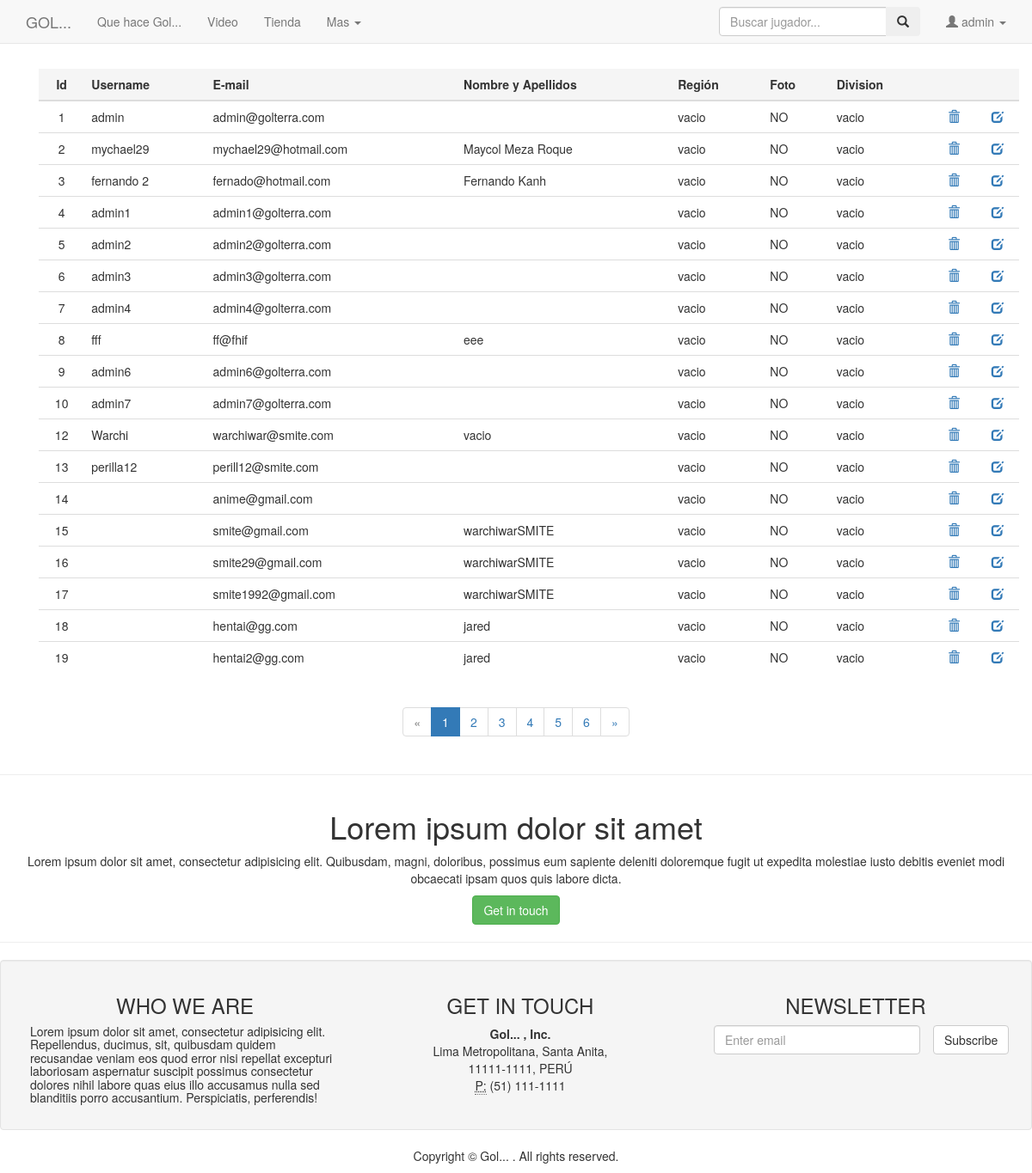
Before: /golterra_v1/index_users.php (signed in) with the older database file.
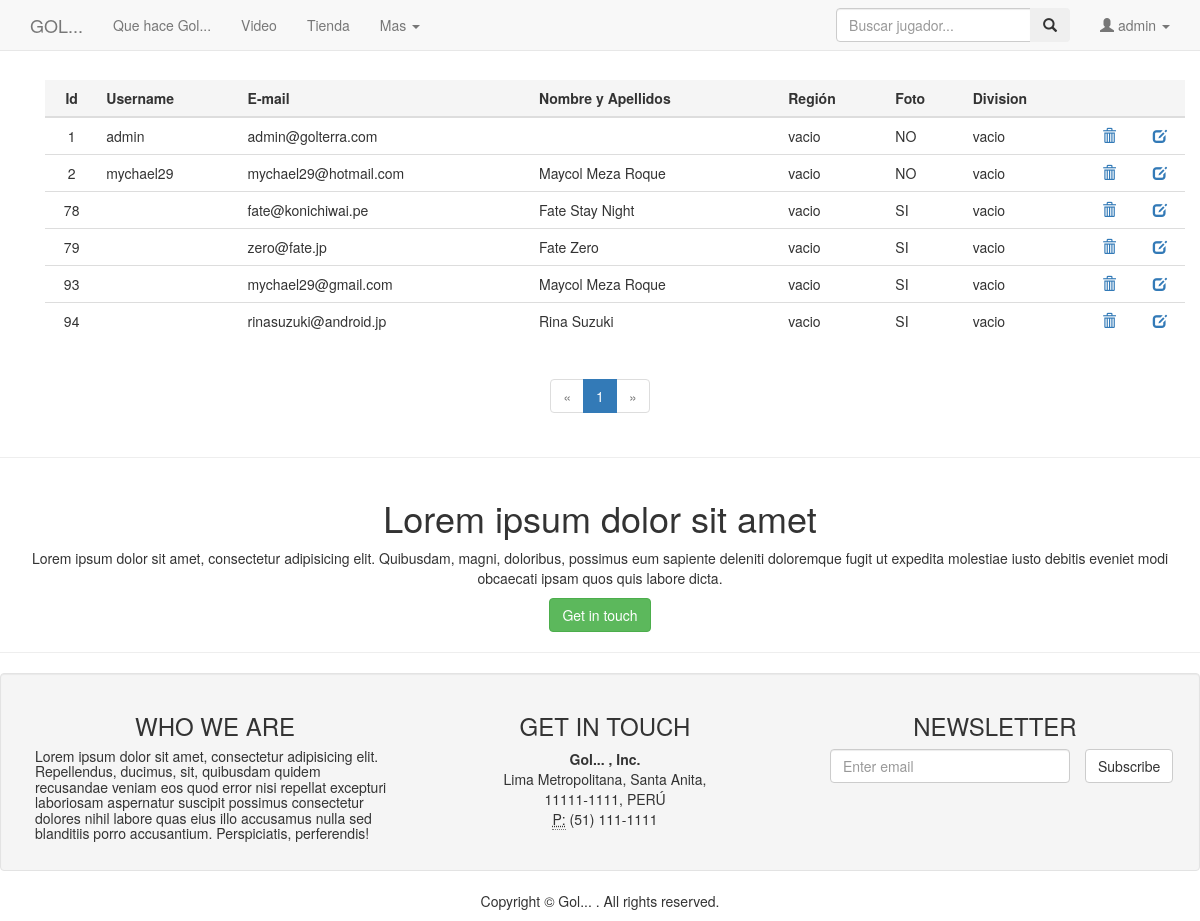
After: the same page with the newer database file.
### tables this page shows
CREATE TABLE `usuarios` (
  `iduser_` int(9) NOT NULL,
  `username` varchar(45) DEFAULT NULL,
  `email` varchar(100) NOT NULL,
  `password` varchar(45) NOT NULL,
  `photo` varchar(150) DEFAULT NULL,
  `nombres` varchar(100) DEFAULT NULL,
  `region` varchar(45) DEFAULT NULL
);

### golterra_v1/modelo/paginacion.php (called while the page is built)
<?php
include('../config.php') ;
try{
	$conexion = new PDO($host,$usernameserver,$passwordserver);
	$conexion -> setAttribute(PDO::ATTR_ERRMODE, PDO::ERRMODE_EXCEPTION);
	$conexion -> exec("SET CHARACTER SET UTF8");
}catch(Exception $e){
	die("Error " . $e->getMessage());
	echo "Linea del error " . $e->getLine();
}
	$tamagno_paginas=18;
    if(isset($_GET["pagina"])){
		if ($_GET["pagina"]==1){
			header("Location:index_users.php");
		}else{
			$pagina=$_GET["pagina"];
		}
	}else{
		$pagina=1;
	}
	$empezar_desde=($pagina-1)*$tamagno_paginas;
	$sql_total="SELECT username, email, nombres FROM usuarios";
	$resultado=$conexion->prepare($sql_total);
	$resultado->execute(array());
	$num_filas=$resultado->rowCount();
	$total_paginas=ceil($num_filas/$tamagno_paginas);
?>

### golterra_v1/index_users.php (the view, shortened to what this page needs)
<!DOCTYPE html>
<html lang="en">
<head>
<link rel="stylesheet" href="css/bootstrap.css">
<link rel="stylesheet" href="../css/cssinfoprofile.css">
</head>
<body>
<nav class="navbar navbar-default navbar-fixed-top">
<div class="container">
  <div class="navbar-header">
    <a class="navbar-brand" href="index.php">GOL...</a> </div>
  <div class="collapse navbar-collapse" id="myDefaultNavbar1">
    <ul class="nav navbar-nav">
    <li class=""><a href="#">Que hace Gol...<span class="sr-only">(current)</span></a></li>
    <li><a href="#">Video</a></li>
    <li><a href="vista/store_index.php">Tienda</a></li>
    <li class="dropdown"> <a href="#" class="dropdown-toggle" data-toggle="dropdown" role="button" aria-expanded="false" aria-haspopup="true">Mas <span class="caret"></span></a>
    </li>
    </ul>
    <ul class="nav navbar-nav navbar-right" >
      <li class="dropdown"><a href="#" class="dropdown-toggle" data-toggle="dropdown" role="button" aria-expanded="false" aria-haspopup="true"><span class="glyphicon glyphicon-user"></span> <?php
      if(!isset($_SESSION['username'])){
        echo "Jugador";
      }else{
        if(empty($_SESSION['username']['username'])){
          echo "sin username";
        }else{
          echo $_SESSION['username']['username'];
        }
      }?> <span class="caret"></span></a>
      </li>
      </ul>
      <form class="navbar-form navbar-right" role="search">
      <form method="post" class="nav-search">
        <div class="input-group">
           <input id="nav-search-box" type="text" class="form-control" placeholder="Buscar jugador...">
             <span class="input-group-btn">
               <button class="btn search-btn" type="submit"> <i class="glyphicon glyphicon-search"></i> </button>
             </span>
        </div>
      </form>
</form>
</div>
</div>
</nav>
<br>
<br>
<br>
<br>
<section>
  <div class="container">
    <div class="row">
      <div class="col-xs-12 text-center">
      <?php
      require_once("config.php");
      $usuarios=array();
      require("modelo/paginacion.php");
      $consulta=$conexion->query("SELECT * FROM usuarios LIMIT $empezar_desde, $tamagno_paginas");
      while($filas=$consulta->fetch(PDO::FETCH_ASSOC)){
        $usuarios[]=$filas;
      }
      $matrizUsuario = $usuarios;
      ?>
<form action="<?php echo $_SERVER['PHP_SELF'];?>" method="post">
 <div class="container">
  <table class="table table-hover" >
    <thead>
    <tr class="active">
      <th class="text-center">Id</th>
      <th>Username</th>
      <th>E-mail</th>
      <th>Nombre y Apellidos</th>
      <th>Región</th>
      <th>Foto</th>
      <th>Division</th>
      <th class=""></th>
      <th class=""></th>
    </tr>
    </thead>
   <?php
		foreach($matrizUsuario as $persona):?>
   	<tr>
      <td><?php echo $persona["iduser_"]?></td>
      <td class="text-left"><?php echo $persona["username"]?></td>
      <td class="text-left"><?php echo $persona["email"]?></td>
      <td class="text-left"><?php echo $persona["nombres"]?></td>
      <td class="text-left">vacio</td>
      <td class="text-left"><?php
      if(empty($persona["photo"])){
        echo "NO";
      }else{
        if($persona["photo"]=="no imagen"){
          echo "NO";
        }else{
          echo "SI";
        }
      }?></td>
      <td class="text-left">vacio</td>
      <td class=""><a name='del' id='del' value='Borrar' href="modelo/borrar.php?Id=<?php echo $persona["iduser_"]?>"><span class="glyphicon glyphicon-trash"></span></a></td>
      <td class=""><a name='up' id='up' value='Actualizar' href="vista/editar.php?Id=<?php echo $persona["iduser_"]?> & username=<?php echo $persona["username"]?> & email=<?php echo $persona["email"]?> & nombres=<?php echo $persona["nombres"]?>"><span class="glyphicon glyphicon-edit"></span></a></td>
    </tr>
    <?php
	endforeach;
  ?>
  </table>
  </div>
</form>
<nav>
<ul class="pagination">
<?php
  if(($pagina - 1) == 0){
    echo "<li class='disabled'><a href='#'>&laquo;</a></li>";
  }else{
    echo "<li class=''><a href='?pagina=" . ($pagina-1) . "'>&laquo;</a></li>";
  }
  for($i=1; $i<=$total_paginas; $i++){
    if($pagina == $i){
      echo "<li class='active' method='get'><a name='num_paginacion' id='num_paginacion' href=''>" . $i . "</a></li>  ";
    }else{
      echo "<li class='' method='POST'><a name='num_paginacion' id='num_paginacion' href='?pagina=" . $i . "'>" . $i . "</a></li>  ";
    }
  }
  if($pagina == $total_paginas){
    echo "<li class='disabled'><a href='#'>&raquo;</a></li>";
  }else{
    echo "<li class=''><a href='?pagina=" . ($pagina+1) . "'>&raquo;</a></li>";
  }
?>
</ul>
</nav>
      </div>
    </div>
  </div>
</section>
<hr>
<section>
  <div class="container">
    <div class="row">
      <div class="col-lg-12 text-center">
        <h1>Lorem ipsum dolor sit amet</h1>
        <p>Lorem ipsum dolor sit amet, consectetur adipisicing elit. Quibusdam, magni, doloribus, possimus eum sapiente deleniti doloremque fugit ut expedita molestiae iusto debitis eveniet modi obcaecati ipsam quos quis labore dicta.</p>
		<button type="button" class="btn btn-success">Get in touch</button>
      </div>
    </div>
  </div>
</section>
<hr>
<div class="section well">
<div class="container">
   <div class="row">
<div class="col-lg-4 col-md-4">
        <h3 class="text-center">WHO WE ARE</h3>
        <h5>Lorem ipsum dolor sit amet, consectetur adipisicing elit. Repellendus, ducimus, sit, quibusdam quidem recusandae veniam eos quod error nisi repellat excepturi laboriosam aspernatur suscipit possimus consectetur dolores nihil labore quas eius illo accusamus nulla sed blanditiis porro accusantium. Perspiciatis, perferendis!</h5>
    </div>
<div class="col-lg-4 col-md-4">
  <h3 class="text-center">GET IN TOUCH</h3>
      <address class="text-center">
<strong>Gol... , Inc.</strong><br>
Lima Metropolitana, Santa Anita,<br>
11111-1111, PERÚ<br>
<abbr title="Phone">P:</abbr> (51) 111-1111
</address>
</div>
<div class="col-lg-4 col-md-4">
  <h3 class="text-center">NEWSLETTER</h3>
      <form>
<div class="form-group col-lg-9 col-md-8 col-sm-10 col-xs-10">
<input type="email" class="form-control" id="exampleInputEmail1" placeholder="Enter email">
</div>
<button type="submit" class="btn btn-default">Subscribe<br>
</button>
</form>
</div>
</div>
</div>
</div>
<footer class="text-center">
<div class="container">
<div class="row">
  <div class="col-xs-12">
    <p>Copyright © Gol... . All rights reserved.</p>
  </div>
</div>
</div>
</footer>
</body>
</html>

Changed rows visible on the page:
removed usuarios: iduser_ "3", username "fernando 2", email "fernado@hotmail.com", nombres "Fernando Kanh", shows "NO"
removed usuarios: iduser_ "4", username "admin1", email "admin1@golterra.com", shows "NO"
removed usuarios: iduser_ "5", username "admin2", email "admin2@golterra.com", shows "NO"
removed usuarios: iduser_ "6", username "admin3", email "admin3@golterra.com", shows "NO"
removed usuarios: iduser_ "7", username "admin4", email "admin4@golterra.com", shows "NO"
removed usuarios: iduser_ "8", username "fff", email "ff@fhif", nombres "eee", shows "NO"
removed usuarios: iduser_ "9", username "admin6", email "admin6@golterra.com", shows "NO"
removed usuarios: iduser_ "10", username "admin7", email "admin7@golterra.com", shows "NO"
removed usuarios: iduser_ "12", username "Warchi", email "warchiwar@smite.com", nombres "vacio", shows "NO"
removed usuarios: iduser_ "13", username "perilla12", email "perill12@smite.com", shows "NO"
removed usuarios: iduser_ "14", email "anime@gmail.com", shows "NO"
removed usuarios: iduser_ "15", email "smite@gmail.com", nombres "warchiwarSMITE", shows "NO"
removed usuarios: iduser_ "16", email "smite29@gmail.com", nombres "warchiwarSMITE", shows "NO"
removed usuarios: iduser_ "17", email "smite1992@gmail.com", nombres "warchiwarSMITE", shows "NO"
removed usuarios: iduser_ "18", email "hentai@gg.com", nombres "jared", shows "NO"
removed usuarios: iduser_ "19", email "hentai2@gg.com", nombres "jared", shows "NO"
now on this page (row unchanged): usuarios: iduser_ "78", email "fate@konichiwai.pe", nombres "Fate Stay Night", shows "SI"
now on this page (row unchanged): usuarios: iduser_ "79", email "zero@fate.jp", nombres "Fate Zero", shows "SI"
now on this page (row unchanged): usuarios: iduser_ "93", email "mychael29@gmail.com", nombres "Maycol Meza Roque", shows "SI"
now on this page (row unchanged): usuarios: iduser_ "94", email "rinasuzuki@android.jp", nombres "Rina Suzuki", shows "SI"
Other visible differences:
list line gone: "2"
list line gone: "3"
list line gone: "4"
list line gone: "5"
list line gone: "6"
